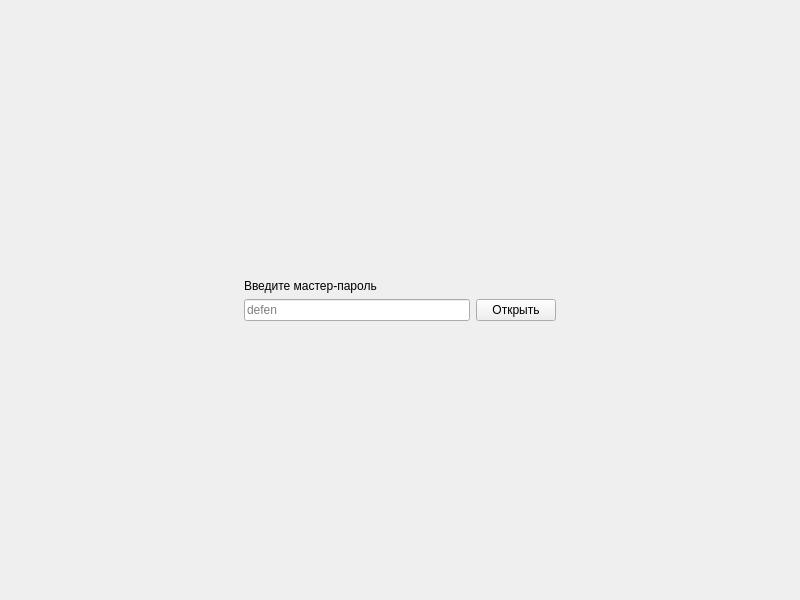
<?xml version="1.0" encoding="UTF-8"?>
<ui version="4.0">
 <class>MainWindow</class>
 <widget class="QMainWindow" name="MainWindow">
  <property name="geometry">
   <rect>
    <x>0</x>
    <y>0</y>
    <width>800</width>
    <height>600</height>
   </rect>
  </property>
  <property name="font">
   <font>
    <family>.AppleSystemUIFont</family>
   </font>
  </property>
  <property name="windowTitle">
   <string>MainWindow</string>
  </property>
  <widget class="QWidget" name="centralwidget">
   <layout class="QGridLayout" name="gridLayout">
    <item row="1" column="1">
     <widget class="QStackedWidget" name="stackedWidget">
      <widget class="QWidget" name="page_1">
       <layout class="QGridLayout" name="gridLayout_2">
        <item row="1" column="1" colspan="2">
         <widget class="QLabel" name="label">
          <property name="sizePolicy">
           <sizepolicy hsizetype="Preferred" vsizetype="Maximum">
            <horstretch>0</horstretch>
            <verstretch>0</verstretch>
           </sizepolicy>
          </property>
          <property name="text">
           <string>Введите мастер-пароль</string>
          </property>
         </widget>
        </item>
        <item row="2" column="2">
         <widget class="QPushButton" name="passPushButton">
          <property name="text">
           <string>Открыть</string>
          </property>
         </widget>
        </item>
        <item row="2" column="3">
         <spacer name="horizontalSpacer">
          <property name="orientation">
           <enum>Qt::Horizontal</enum>
          </property>
          <property name="sizeHint" stdset="0">
           <size>
            <width>40</width>
            <height>20</height>
           </size>
          </property>
         </spacer>
        </item>
        <item row="2" column="0">
         <spacer name="horizontalSpacer_2">
          <property name="orientation">
           <enum>Qt::Horizontal</enum>
          </property>
          <property name="sizeHint" stdset="0">
           <size>
            <width>40</width>
            <height>20</height>
           </size>
          </property>
         </spacer>
        </item>
        <item row="2" column="1">
         <widget class="QLineEdit" name="passLineEdit">
          <property name="text">
           <string/>
          </property>
          <property name="echoMode">
           <enum>QLineEdit::Password</enum>
          </property>
          <property name="placeholderText">
           <string>defen</string>
          </property>
          <property name="clearButtonEnabled">
           <bool>false</bool>
          </property>
         </widget>
        </item>
        <item row="0" column="1">
         <spacer name="verticalSpacer_2">
          <property name="orientation">
           <enum>Qt::Vertical</enum>
          </property>
          <property name="sizeHint" stdset="0">
           <size>
            <width>20</width>
            <height>40</height>
           </size>
          </property>
         </spacer>
        </item>
        <item row="3" column="1">
         <spacer name="verticalSpacer">
          <property name="orientation">
           <enum>Qt::Vertical</enum>
          </property>
          <property name="sizeHint" stdset="0">
           <size>
            <width>20</width>
            <height>40</height>
           </size>
          </property>
         </spacer>
        </item>
       </layout>
      </widget>
      <widget class="QWidget" name="page_2">
       <layout class="QVBoxLayout" name="verticalLayout">
        <item>
         <layout class="QHBoxLayout" name="horizontalLayout">
          <item>
           <widget class="QPushButton" name="newRecordPushButton">
            <property name="text">
             <string>Создать</string>
            </property>
           </widget>
          </item>
          <item>
           <widget class="QPushButton" name="savePushButton">
            <property name="text">
             <string>Сохранить</string>
            </property>
           </widget>
          </item>
          <item>
           <widget class="QLineEdit" name="searchLineEdit">
            <property name="placeholderText">
             <string>Введите фильтр</string>
            </property>
           </widget>
          </item>
          <item>
           <spacer name="horizontalSpacer_3">
            <property name="orientation">
             <enum>Qt::Horizontal</enum>
            </property>
            <property name="sizeHint" stdset="0">
             <size>
              <width>40</width>
              <height>20</height>
             </size>
            </property>
           </spacer>
          </item>
         </layout>
        </item>
        <item>
         <widget class="QListWidget" name="recordListWidget"/>
        </item>
       </layout>
      </widget>
      <widget class="QWidget" name="page_3">
       <layout class="QGridLayout" name="gridLayout_4">
        <item row="2" column="1">
         <layout class="QHBoxLayout" name="horizontalLayout_2">
          <item>
           <widget class="QPushButton" name="cancelRecordPushButton">
            <property name="text">
             <string>Отменить</string>
            </property>
           </widget>
          </item>
          <item>
           <widget class="QPushButton" name="saveRecordPushButton">
            <property name="text">
             <string>Сохранить</string>
            </property>
           </widget>
          </item>
         </layout>
        </item>
        <item row="2" column="0">
         <spacer name="horizontalSpacer_5">
          <property name="orientation">
           <enum>Qt::Horizontal</enum>
          </property>
          <property name="sizeHint" stdset="0">
           <size>
            <width>40</width>
            <height>20</height>
           </size>
          </property>
         </spacer>
        </item>
        <item row="2" column="2">
         <spacer name="horizontalSpacer_4">
          <property name="orientation">
           <enum>Qt::Horizontal</enum>
          </property>
          <property name="sizeHint" stdset="0">
           <size>
            <width>40</width>
            <height>20</height>
           </size>
          </property>
         </spacer>
        </item>
        <item row="1" column="1">
         <layout class="QGridLayout" name="gridLayout_3">
          <item row="3" column="1">
           <widget class="QLabel" name="label_4">
            <property name="text">
             <string>Пароль</string>
            </property>
           </widget>
          </item>
          <item row="3" column="0">
           <widget class="QLineEdit" name="recordPasswordLineEdit">
            <property name="echoMode">
             <enum>QLineEdit::Password</enum>
            </property>
           </widget>
          </item>
          <item row="1" column="1">
           <widget class="QLabel" name="label_2">
            <property name="text">
             <string>Имя записи</string>
            </property>
           </widget>
          </item>
          <item row="2" column="1">
           <widget class="QLabel" name="label_3">
            <property name="text">
             <string>Логин</string>
            </property>
           </widget>
          </item>
          <item row="2" column="0">
           <widget class="QLineEdit" name="recordLoginLineEdit"/>
          </item>
          <item row="1" column="0">
           <widget class="QLineEdit" name="recordNameLineEdit"/>
          </item>
         </layout>
        </item>
        <item row="3" column="1">
         <spacer name="verticalSpacer_3">
          <property name="orientation">
           <enum>Qt::Vertical</enum>
          </property>
          <property name="sizeHint" stdset="0">
           <size>
            <width>20</width>
            <height>40</height>
           </size>
          </property>
         </spacer>
        </item>
        <item row="0" column="1">
         <spacer name="verticalSpacer_4">
          <property name="orientation">
           <enum>Qt::Vertical</enum>
          </property>
          <property name="sizeHint" stdset="0">
           <size>
            <width>20</width>
            <height>40</height>
           </size>
          </property>
         </spacer>
        </item>
       </layout>
      </widget>
     </widget>
    </item>
   </layout>
  </widget>
 </widget>
 <resources/>
 <connections/>
</ui>
